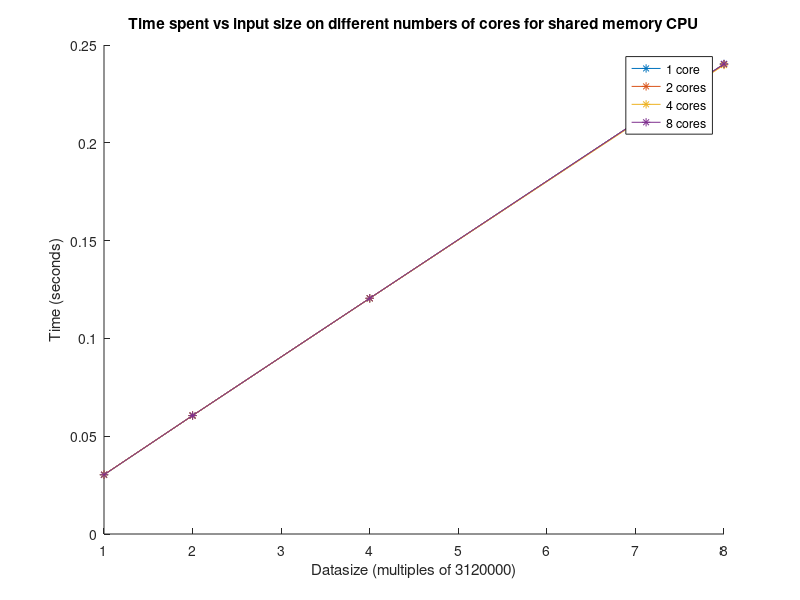
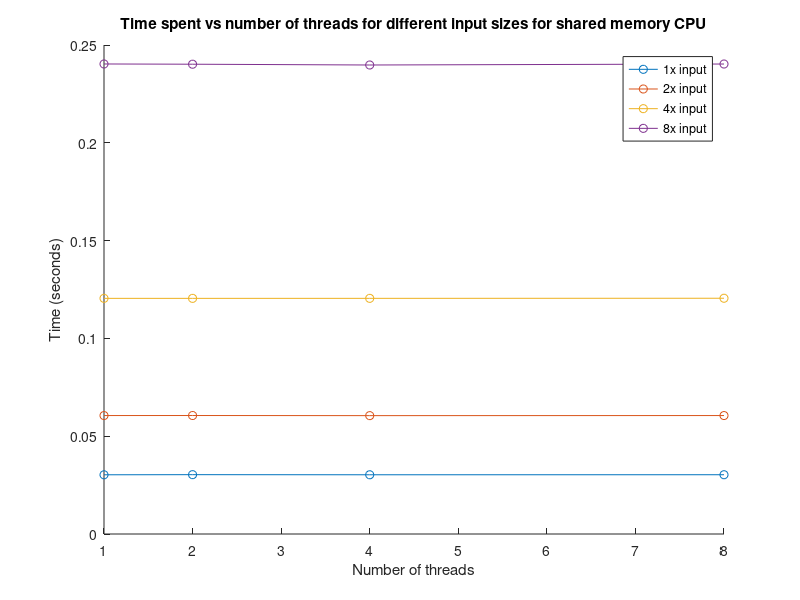
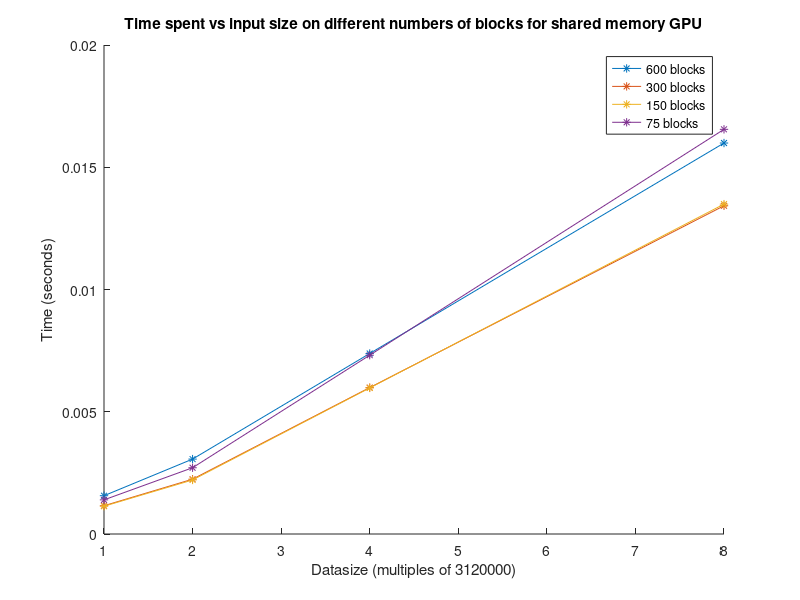
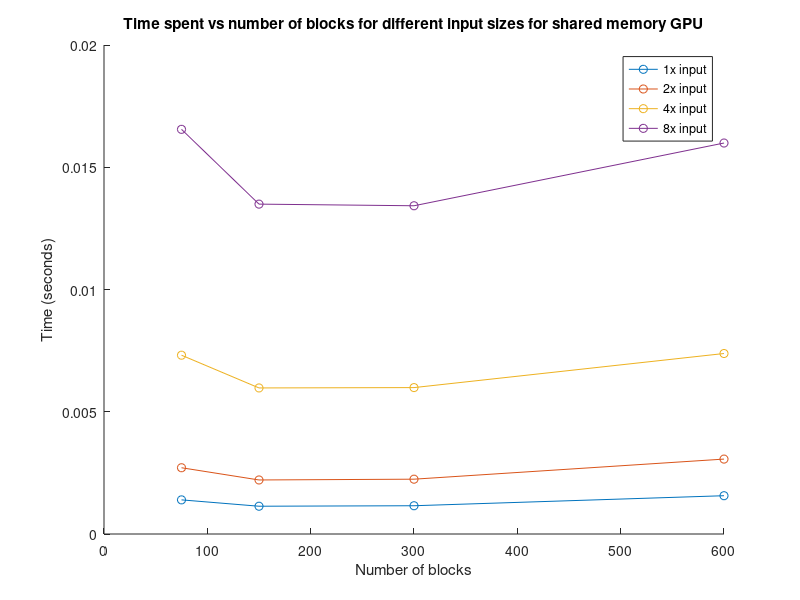

The MATLAB script that drew these images, in order:
% axis
datasize = [1,2,4,8];
numblocks = [600,300,150,75];
numcores = [1,2,4,8];


% 1,2,3
parasharedCPU = [0.030272,	0.030336,	0.03028,	0.030302;
    0.060558,	0.060577,	0.060516,	0.060557;
    0.120475,	0.120473,	0.12048,	0.12053;
    0.240302,	0.24018,	0.239777,	0.24028];
parasharedGPU = [0.001566,	0.001156,	0.001136,	0.001396;
    0.003064,	0.002242,	0.00221,	0.00271;
    0.007382,	0.005988,	0.005974,	0.007313;
    0.015991,	0.013425,	0.013492,	0.016551];

hold on
for i = 1:4
    plot(datasize, parasharedCPU(:,i), '-*')
end
title("Time spent vs input size on different numbers of cores for shared memory CPU")
xlabel("Datasize (multiples of 3120000)")
ylabel("Time (seconds)")
legend("1 core", "2 cores", "4 cores", "8 cores")
hold off

figure
hold on
for i = 1:4
    plot(numcores, parasharedCPU(i,:),'-o')
end
title("Time spent vs number of threads for different input sizes for shared memory CPU")
xlabel("Number of threads")
ylabel("Time (seconds)")
legend("1x input", "2x input", "4x input", "8x input")
hold off

figure
hold on
for i = 1:4
    plot(datasize, parasharedGPU(:,i), '-*')
end
title("Time spent vs input size on different numbers of blocks for shared memory GPU")
xlabel("Datasize (multiples of 3120000)")
ylabel("Time (seconds)")
legend("600 blocks", "300 blocks", "150 blocks", "75 blocks")
hold off

figure
hold on
for i = 1:4
    plot(numblocks, parasharedGPU(i,:),'-o')
end
title("Time spent vs number of blocks for different input sizes for shared memory GPU")
xlabel("Number of blocks")
ylabel("Time (seconds)")
legend("1x input", "2x input", "4x input", "8x input")
hold off

% 4,5
datasize = [1,2,3,4];
distCPUv = [0.019694, 0.019661, 0.019431, 0.019370];
distCPUc = [0.075470, 0.037672, 0.019372, 0: 0.009963];
distGPUv = [];
distGPUc = [];

figure
plot(datasize, distCPUv)
title("Time spent on core 0 vs data size and core count")
xlabel("Datasize (multiples of 3120000)")
ylabel("Time (seconds)")


figure

plot(numcores, distCPUc)
title("Time spent on core 0 vs core count for fixed data size")
ylabel("Time (in seconds)")
xlabel("Number of cores")
